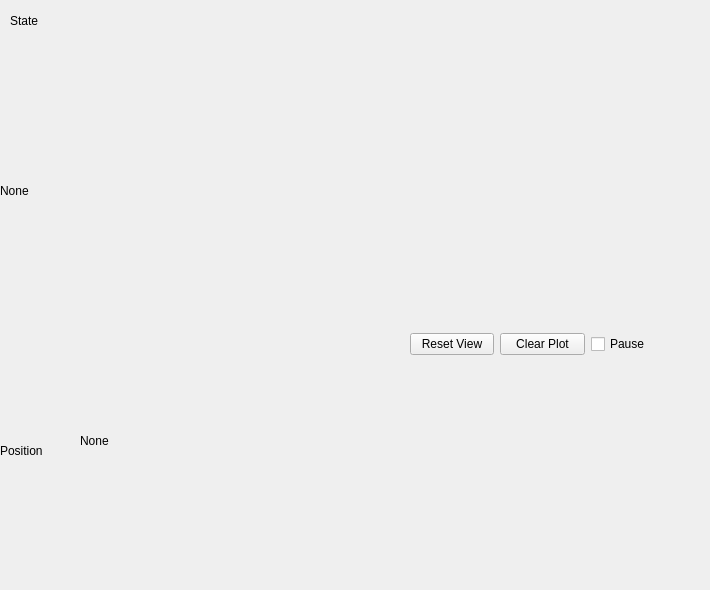
          <widget class="QWidget" name="tab_4">
           <attribute name="title">
            <string>Tab 2</string>
           </attribute>
           <widget class="QLabel" name="positionLabel">
            <property name="geometry">
             <rect>
              <x>0</x>
              <y>440</y>
              <width>121</width>
              <height>21</height>
             </rect>
            </property>
            <property name="text">
             <string>Position</string>
            </property>
           </widget>
           <widget class="QLabel" name="livePosition">
            <property name="geometry">
             <rect>
              <x>80</x>
              <y>400</y>
              <width>121</width>
              <height>81</height>
             </rect>
            </property>
            <property name="text">
             <string>None</string>
            </property>
           </widget>
           <widget class="QLabel" name="stateLabel">
            <property name="geometry">
             <rect>
              <x>10</x>
              <y>10</y>
              <width>121</width>
              <height>21</height>
             </rect>
            </property>
            <property name="text">
             <string>State</string>
            </property>
           </widget>
           <widget class="QLabel" name="liveState">
            <property name="geometry">
             <rect>
              <x>0</x>
              <y>40</y>
              <width>281</width>
              <height>301</height>
             </rect>
            </property>
            <property name="text">
             <string>None</string>
            </property>
           </widget>
           <widget class="QWidget" name="gridLayoutWidget">
            <property name="geometry">
             <rect>
              <x>380</x>
              <y>0</y>
              <width>321</width>
              <height>321</height>
             </rect>
            </property>
            <layout class="QGridLayout" name="trajectoryLayout"/>
           </widget>
           <widget class="QWidget" name="layoutWidget">
            <property name="geometry">
             <rect>
              <x>410</x>
              <y>330</y>
              <width>265</width>
              <height>29</height>
             </rect>
            </property>
            <layout class="QGridLayout" name="gridLayout_14">
             <item row="0" column="0">
              <widget class="QPushButton" name="resetView">
               <property name="text">
                <string>Reset View</string>
               </property>
              </widget>
             </item>
             <item row="0" column="1">
              <widget class="QPushButton" name="clearPlot">
               <property name="text">
                <string>Clear Plot</string>
               </property>
               <property name="autoDefault">
                <bool>false</bool>
               </property>
               <property name="default">
                <bool>false</bool>
               </property>
              </widget>
             </item>
             <item row="0" column="2">
              <widget class="QCheckBox" name="pausePlot">
               <property name="text">
                <string>Pause</string>
               </property>
              </widget>
             </item>
            </layout>
           </widget>
           <widget class="QWidget" name="gridLayoutWidget_2">
            <property name="geometry">
             <rect>
              <x>380</x>
              <y>370</y>
              <width>321</width>
              <height>211</height>
             </rect>
            </property>
            <layout class="QGridLayout" name="histo"/>
           </widget>
          </widget>
